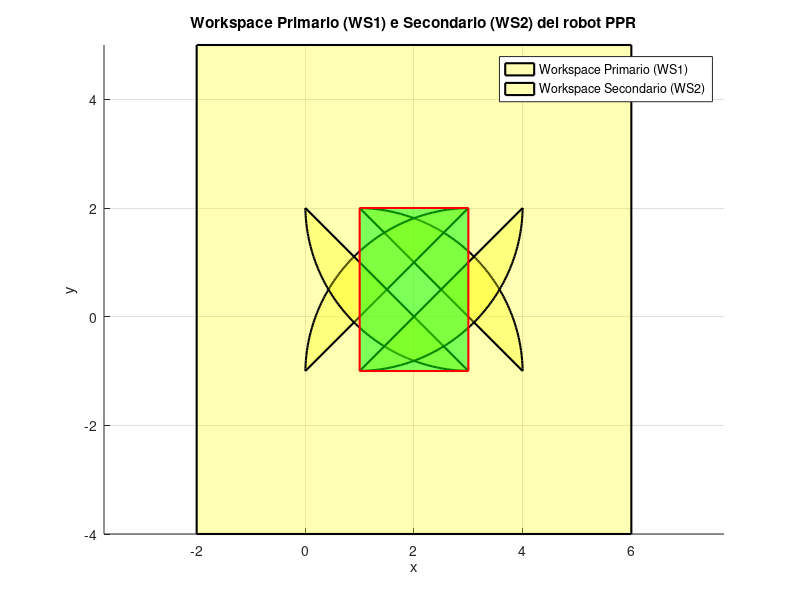

Source code (MATLAB):
clear all
clc

% Parametri del robot
q1_min = -2; % Minimo del primo giunto prismatico
q1_max = 6;  % Massimo del primo giunto prismatico
q2_min = -4; % Minimo del secondo giunto prismatico
q2_max = 5;  % Massimo del secondo giunto prismatico
L = 3;       % Lunghezza del terzo link

% Disegna il workspace primario WS1
figure;
hold on;
axis equal;
grid on;
title('Workspace Primario (WS1) e Secondario (WS2) del robot PPR');
xlabel('x');
ylabel('y');

% Coordinate degli angoli del rettangolo
corners_WS1_x = [q1_min, q1_max, q1_max, q1_min];
corners_WS1_y = [q2_min, q2_min, q2_max, q2_max];

% Disegna il rettangolo principale
fill(corners_WS1_x, corners_WS1_y, 'y', 'FaceAlpha', 0.3, 'EdgeColor', 'k', 'LineWidth', 1.5);

% Disegna gli angoli arrotondati
theta = linspace(0, pi/2, 100);
arc_x = L * cos(theta);
arc_y = L * sin(theta);

fill([q1_min + L + arc_x, q1_min + L], [q2_min + L, q2_min + arc_y + L], 'y', 'FaceAlpha', 0.3, 'EdgeColor', 'k', 'LineWidth', 1.5);
fill([q1_max - L - arc_x, q1_max - L], [q2_min + L, q2_min + arc_y + L], 'y', 'FaceAlpha', 0.3, 'EdgeColor', 'k', 'LineWidth', 1.5);
fill([q1_max - L - arc_x, q1_max - L], [q2_max - L, q2_max - L - arc_y], 'y', 'FaceAlpha', 0.3, 'EdgeColor', 'k', 'LineWidth', 1.5);
fill([q1_min + L + arc_x, q1_min + L], [q2_max - L, q2_max - L - arc_y], 'y', 'FaceAlpha', 0.3, 'EdgeColor', 'k', 'LineWidth', 1.5);

% Disegna il workspace secondario WS2
corners_WS2_x = [q1_min + L, q1_max - L, q1_max - L, q1_min + L];
corners_WS2_y = [q2_min + L, q2_min + L, q2_max - L, q2_max - L];

fill(corners_WS2_x, corners_WS2_y, 'g', 'FaceAlpha', 0.5, 'EdgeColor', 'r', 'LineWidth', 1.5);

legend('Workspace Primario (WS1)', 'Workspace Secondario (WS2)', 'Location', 'Best');
hold off;
